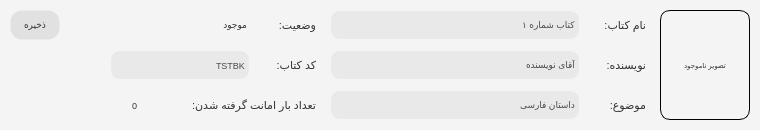
  <widget class="QFrame" name="frame_info">
   <property name="geometry">
    <rect>
     <x>20</x>
     <y>380</y>
     <width>760</width>
     <height>130</height>
    </rect>
   </property>
   <property name="styleSheet">
    <string notr="true">border-width:1px;
border-style:solid;
border-radius: 10px;
border-color: rgb(244, 244, 244);
background-color: rgb(244, 244, 244);
color: rgb(50, 50, 50);</string>
   </property>
   <property name="frameShape">
    <enum>QFrame::NoFrame</enum>
   </property>
   <property name="frameShadow">
    <enum>QFrame::Raised</enum>
   </property>
   <widget class="QLabel" name="label_2">
    <property name="geometry">
     <rect>
      <x>580</x>
      <y>10</y>
      <width>70</width>
      <height>30</height>
     </rect>
    </property>
    <property name="font">
     <font>
      <pointsize>8</pointsize>
     </font>
    </property>
    <property name="text">
     <string>نام کتاب:</string>
    </property>
   </widget>
   <widget class="QLabel" name="label_3">
    <property name="geometry">
     <rect>
      <x>580</x>
      <y>50</y>
      <width>70</width>
      <height>30</height>
     </rect>
    </property>
    <property name="font">
     <font>
      <pointsize>8</pointsize>
     </font>
    </property>
    <property name="text">
     <string>نویسنده:</string>
    </property>
   </widget>
   <widget class="QLabel" name="label_4">
    <property name="geometry">
     <rect>
      <x>580</x>
      <y>90</y>
      <width>70</width>
      <height>30</height>
     </rect>
    </property>
    <property name="font">
     <font>
      <pointsize>8</pointsize>
     </font>
    </property>
    <property name="text">
     <string>موضوع:</string>
    </property>
   </widget>
   <widget class="QLabel" name="label_5">
    <property name="geometry">
     <rect>
      <x>250</x>
      <y>10</y>
      <width>70</width>
      <height>30</height>
     </rect>
    </property>
    <property name="font">
     <font>
      <pointsize>8</pointsize>
     </font>
    </property>
    <property name="text">
     <string>وضعیت:</string>
    </property>
   </widget>
   <widget class="QLabel" name="label_6">
    <property name="geometry">
     <rect>
      <x>140</x>
      <y>90</y>
      <width>180</width>
      <height>30</height>
     </rect>
    </property>
    <property name="font">
     <font>
      <pointsize>8</pointsize>
     </font>
    </property>
    <property name="text">
     <string>تعداد بار امانت گرفته شدن:</string>
    </property>
   </widget>
   <widget class="QLabel" name="lbl_book_image">
    <property name="geometry">
     <rect>
      <x>660</x>
      <y>10</y>
      <width>90</width>
      <height>110</height>
     </rect>
    </property>
    <property name="font">
     <font>
      <pointsize>5</pointsize>
      <weight>50</weight>
      <italic>false</italic>
      <bold>false</bold>
      <underline>false</underline>
      <strikeout>false</strikeout>
      <kerning>true</kerning>
     </font>
    </property>
    <property name="styleSheet">
     <string notr="true">border-color: black;</string>
    </property>
    <property name="frameShape">
     <enum>QFrame::Box</enum>
    </property>
    <property name="frameShadow">
     <enum>QFrame::Plain</enum>
    </property>
    <property name="lineWidth">
     <number>1</number>
    </property>
    <property name="midLineWidth">
     <number>0</number>
    </property>
    <property name="text">
     <string>تصویر ناموجود</string>
    </property>
    <property name="alignment">
     <set>Qt::AlignCenter</set>
    </property>
   </widget>
   <widget class="QLabel" name="label_7">
    <property name="geometry">
     <rect>
      <x>250</x>
      <y>50</y>
      <width>70</width>
      <height>30</height>
     </rect>
    </property>
    <property name="font">
     <font>
      <pointsize>8</pointsize>
     </font>
    </property>
    <property name="text">
     <string>کد کتاب:</string>
    </property>
   </widget>
   <widget class="QLineEdit" name="input_book_title">
    <property name="geometry">
     <rect>
      <x>330</x>
      <y>10</y>
      <width>250</width>
      <height>30</height>
     </rect>
    </property>
    <property name="font">
     <font>
      <pointsize>7</pointsize>
     </font>
    </property>
    <property name="mouseTracking">
     <bool>true</bool>
    </property>
    <property name="focusPolicy">
     <enum>Qt::ClickFocus</enum>
    </property>
    <property name="autoFillBackground">
     <bool>false</bool>
    </property>
    <property name="styleSheet">
     <string notr="true">background-color: rgb(233, 233, 233);
color: rgb(75, 75, 75);</string>
    </property>
    <property name="inputMethodHints">
     <set>Qt::ImhNone</set>
    </property>
    <property name="text">
     <string>کتاب شماره ۱</string>
    </property>
    <property name="frame">
     <bool>false</bool>
    </property>
    <property name="echoMode">
     <enum>QLineEdit::Normal</enum>
    </property>
    <property name="dragEnabled">
     <bool>false</bool>
    </property>
    <property name="placeholderText">
     <string/>
    </property>
    <property name="cursorMoveStyle">
     <enum>Qt::LogicalMoveStyle</enum>
    </property>
    <property name="clearButtonEnabled">
     <bool>false</bool>
    </property>
   </widget>
   <widget class="QLineEdit" name="input_book_author">
    <property name="geometry">
     <rect>
      <x>330</x>
      <y>50</y>
      <width>250</width>
      <height>30</height>
     </rect>
    </property>
    <property name="font">
     <font>
      <pointsize>7</pointsize>
     </font>
    </property>
    <property name="mouseTracking">
     <bool>true</bool>
    </property>
    <property name="focusPolicy">
     <enum>Qt::ClickFocus</enum>
    </property>
    <property name="autoFillBackground">
     <bool>false</bool>
    </property>
    <property name="styleSheet">
     <string notr="true">background-color: rgb(233, 233, 233);
color: rgb(75, 75, 75);</string>
    </property>
    <property name="inputMethodHints">
     <set>Qt::ImhNone</set>
    </property>
    <property name="text">
     <string>آقای نویسنده</string>
    </property>
    <property name="frame">
     <bool>false</bool>
    </property>
    <property name="echoMode">
     <enum>QLineEdit::Normal</enum>
    </property>
    <property name="dragEnabled">
     <bool>false</bool>
    </property>
    <property name="placeholderText">
     <string/>
    </property>
    <property name="cursorMoveStyle">
     <enum>Qt::LogicalMoveStyle</enum>
    </property>
    <property name="clearButtonEnabled">
     <bool>false</bool>
    </property>
   </widget>
   <widget class="QLineEdit" name="input_book_category">
    <property name="geometry">
     <rect>
      <x>330</x>
      <y>90</y>
      <width>250</width>
      <height>30</height>
     </rect>
    </property>
    <property name="font">
     <font>
      <pointsize>7</pointsize>
     </font>
    </property>
    <property name="mouseTracking">
     <bool>true</bool>
    </property>
    <property name="focusPolicy">
     <enum>Qt::ClickFocus</enum>
    </property>
    <property name="autoFillBackground">
     <bool>false</bool>
    </property>
    <property name="styleSheet">
     <string notr="true">background-color: rgb(233, 233, 233);
color: rgb(75, 75, 75);</string>
    </property>
    <property name="inputMethodHints">
     <set>Qt::ImhNone</set>
    </property>
    <property name="text">
     <string>داستان فارسی</string>
    </property>
    <property name="frame">
     <bool>false</bool>
    </property>
    <property name="echoMode">
     <enum>QLineEdit::Normal</enum>
    </property>
    <property name="dragEnabled">
     <bool>false</bool>
    </property>
    <property name="placeholderText">
     <string/>
    </property>
    <property name="cursorMoveStyle">
     <enum>Qt::LogicalMoveStyle</enum>
    </property>
    <property name="clearButtonEnabled">
     <bool>false</bool>
    </property>
   </widget>
   <widget class="QLineEdit" name="input_book_code">
    <property name="geometry">
     <rect>
      <x>110</x>
      <y>50</y>
      <width>140</width>
      <height>30</height>
     </rect>
    </property>
    <property name="font">
     <font>
      <pointsize>7</pointsize>
     </font>
    </property>
    <property name="mouseTracking">
     <bool>true</bool>
    </property>
    <property name="focusPolicy">
     <enum>Qt::ClickFocus</enum>
    </property>
    <property name="layoutDirection">
     <enum>Qt::LeftToRight</enum>
    </property>
    <property name="autoFillBackground">
     <bool>false</bool>
    </property>
    <property name="styleSheet">
     <string notr="true">background-color: rgb(233, 233, 233);
color: rgb(75, 75, 75);</string>
    </property>
    <property name="inputMethodHints">
     <set>Qt::ImhNone</set>
    </property>
    <property name="text">
     <string>TSTBK</string>
    </property>
    <property name="frame">
     <bool>false</bool>
    </property>
    <property name="echoMode">
     <enum>QLineEdit::Normal</enum>
    </property>
    <property name="alignment">
     <set>Qt::AlignRight|Qt::AlignTrailing|Qt::AlignVCenter</set>
    </property>
    <property name="dragEnabled">
     <bool>false</bool>
    </property>
    <property name="placeholderText">
     <string/>
    </property>
    <property name="cursorMoveStyle">
     <enum>Qt::LogicalMoveStyle</enum>
    </property>
    <property name="clearButtonEnabled">
     <bool>false</bool>
    </property>
   </widget>
   <widget class="QLabel" name="lbl_book_state">
    <property name="geometry">
     <rect>
      <x>100</x>
      <y>10</y>
      <width>150</width>
      <height>30</height>
     </rect>
    </property>
    <property name="font">
     <font>
      <pointsize>7</pointsize>
     </font>
    </property>
    <property name="layoutDirection">
     <enum>Qt::LeftToRight</enum>
    </property>
    <property name="text">
     <string>موجود</string>
    </property>
    <property name="alignment">
     <set>Qt::AlignLeading|Qt::AlignLeft|Qt::AlignVCenter</set>
    </property>
   </widget>
   <widget class="QPushButton" name="btn_book_save">
    <property name="geometry">
     <rect>
      <x>10</x>
      <y>10</y>
      <width>50</width>
      <height>30</height>
     </rect>
    </property>
    <property name="font">
     <font>
      <pointsize>7</pointsize>
     </font>
    </property>
    <property name="cursor">
     <cursorShape>PointingHandCursor</cursorShape>
    </property>
    <property name="focusPolicy">
     <enum>Qt::NoFocus</enum>
    </property>
    <property name="styleSheet">
     <string notr="true">/*
border-width:1px;
border-style:solid;
border-radius: 12px;
border-color: rgba(244, 244, 244, 0);
background-color: rgb(225, 225, 225);
color: rgb(50, 50, 50);
*/

QPushButton {
	border-width:1px;
	border-style:solid;
	border-radius: 12px;
	border-color: rgba(244, 244, 244, 0);
	background-color: rgb(225, 225, 225);
	color: rgb(50, 50, 50);
}

QPushButton:pressed {
	background-color: rgba(200, 200, 200, 200);
}</string>
    </property>
    <property name="text">
     <string>ذخیره</string>
    </property>
   </widget>
   <widget class="QPushButton" name="btn_book_moreinfo">
    <property name="geometry">
     <rect>
      <x>10</x>
      <y>50</y>
      <width>16</width>
      <height>30</height>
     </rect>
    </property>
    <property name="cursor">
     <cursorShape>PointingHandCursor</cursorShape>
    </property>
    <property name="focusPolicy">
     <enum>Qt::NoFocus</enum>
    </property>
    <property name="styleSheet">
     <string notr="true">border: 0px;</string>
    </property>
    <property name="text">
     <string/>
    </property>
    <property name="icon">
     <iconset>
      <normaloff>:/Other/Assets/Other/Next.png</normaloff>:/Other/Assets/Other/Next.png</iconset>
    </property>
   </widget>
   <widget class="QLabel" name="lbl_book_LendCount">
    <property name="geometry">
     <rect>
      <x>40</x>
      <y>90</y>
      <width>100</width>
      <height>30</height>
     </rect>
    </property>
    <property name="font">
     <font>
      <pointsize>7</pointsize>
     </font>
    </property>
    <property name="layoutDirection">
     <enum>Qt::LeftToRight</enum>
    </property>
    <property name="text">
     <string>0</string>
    </property>
    <property name="alignment">
     <set>Qt::AlignRight|Qt::AlignTrailing|Qt::AlignVCenter</set>
    </property>
   </widget>
  </widget>
